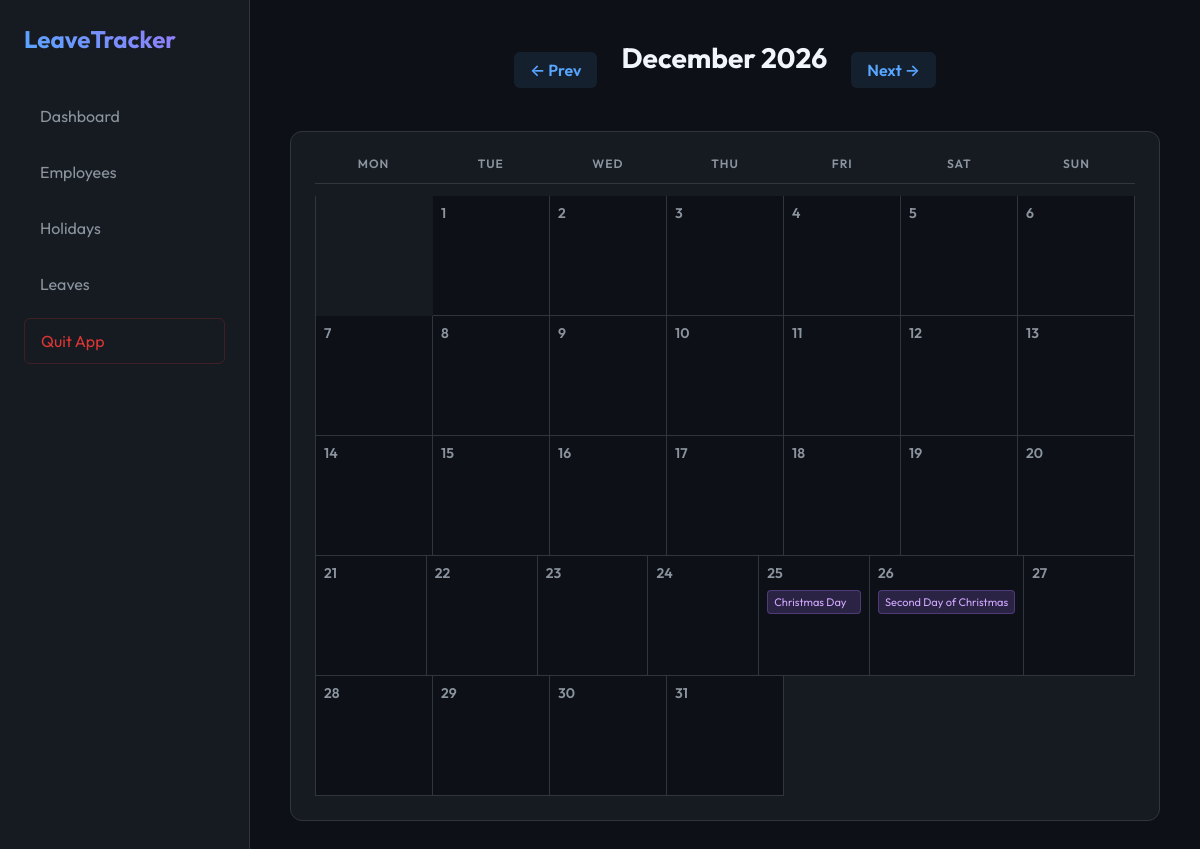
Screenshot of /?year=2026&month=12 with the database file from the repository.
### tables this page shows
CREATE TABLE holidays (
            date TEXT PRIMARY KEY,
            name TEXT NOT NULL
        );

### webapp.py (the view)
@app.route('/')
def dashboard():
    today = datetime.now()
    year = int(request.args.get('year', today.year))
    month = int(request.args.get('month', today.month))
    import calendar
    _, last_day = calendar.monthrange(year, month)
    start_date = f"{year}-{month:02d}-01"
    end_date = f"{year}-{month:02d}-{last_day:02d}"
    events = tracker.get_monthly_data(start_date, end_date)
    cal = calendar.monthcalendar(year, month)
    calendar_data = []
    for week in cal:
        week_data = []
        for day in week:
            if day == 0:
                week_data.append(None)
            else:
                date_str = f"{year}-{month:02d}-{day:02d}"
                day_events = events.get(date_str)
                week_data.append({
                    'day': day,
                    'date': date_str,
                    'events': day_events
                })
        calendar_data.append(week_data)
    next_month = month + 1
    next_year = year
    if next_month > 12:
        next_month = 1
        next_year += 1
    prev_month = month - 1
    prev_year = year
    if prev_month < 1:
        prev_month = 12
        prev_year -= 1
    month_name = calendar.month_name[month]
    return render_template('dashboard.html',
                           calendar_data=calendar_data,
                           month_name=month_name,
                           year=year,
                           prev_month=prev_month, prev_year=prev_year,
                           next_month=next_month, next_year=next_year)

### db.py (called while the page is built)
def get_connection():
    conn = sqlite3.connect(DB_FILE)
    return conn

### templates/dashboard.html (shortened to what this page needs)
{% extends "layout.html" %}
{% block content %}
<div class="dashboard-header">
    <div class="calendar-nav">
        <a href="{{ url_for('dashboard', year=prev_year, month=prev_month) }}" class="nav-btn">&larr; Prev</a>
        <h2>{{ month_name }} {{ year }}</h2>
        <a href="{{ url_for('dashboard', year=next_year, month=next_month) }}" class="nav-btn">Next &rarr;</a>
    </div>
</div>
<div class="calendar-container">
    <div class="weekdays">
        <div>Mon</div>
        <div>Tue</div>
        <div>Wed</div>
        <div>Thu</div>
        <div>Fri</div>
        <div>Sat</div>
        <div>Sun</div>
    </div>
    {% for week in calendar_data %}
    <div class="week">
        {% for day_data in week %}
        {% if day_data %}
        {% set has_holiday = day_data.events and day_data.events.holiday %}
        {% set has_leaves = day_data.events and day_data.events.absentees|length > 0 %}
        <div class="day {% if has_holiday %}holiday{% elif has_leaves %}leave{% endif %}">
            <span class="day-num">{{ day_data.day }}</span>
            {% if has_holiday %}
            <div class="event-marker holiday-marker">{{ day_data.events.holiday }}</div>
            {% endif %}
        </div>
        {% else %}
        <div class="day empty"></div>
        {% endif %}
        {% endfor %}
    </div>
    {% endfor %}
</div>
{% endblock %}

### static/style.css (style rules this page uses)
:root { --bg-color: #0d1117; --card-bg: #161b22; --text-primary: #f0f6fc; --text-secondary: #8b949e; --accent: #58a6ff; --accent-hover: #1f6feb; --border: #30363d; --success: #238636; --danger: #da3633; --glass: rgba(22, 27, 34, 0.7); }
* { box-sizing: border-box; margin: 0; padding: 0; }
body { font-family: 'Outfit', -apple-system, BlinkMacSystemFont, "Segoe UI", Roboto, Helvetica, Arial, sans-serif; background-color: var(--bg-color); color: var(--text-primary); display: flex; min-height: 100vh; }
h2 { font-size: 28px; margin-bottom: 24px; }
.dashboard-header { display: flex; justify-content: center; align-items: center; margin-bottom: 32px; }
.calendar-nav { display: flex; align-items: center; gap: 24px; }
.nav-btn { text-decoration: none; color: var(--accent); background-color: rgba(88, 166, 255, 0.1); padding: 8px 16px; border-radius: 6px; font-weight: 600; transition: all 0.2s; }
.calendar-container { background-color: var(--card-bg); border: 1px solid var(--border); border-radius: 12px; padding: 24px; overflow: hidden; }
.weekdays { display: grid; grid-template-columns: repeat(7, 1fr); margin-bottom: 12px; border-bottom: 1px solid var(--border); padding-bottom: 12px; }
.weekdays div { text-align: center; font-weight: 600; color: var(--text-secondary); text-transform: uppercase; font-size: 12px; letter-spacing: 1px; }
.week { display: grid; grid-template-columns: repeat(7, 1fr); min-height: 120px; border-left: 1px solid var(--border); }
.day { border-right: 1px solid var(--border); border-bottom: 1px solid var(--border); padding: 8px; position: relative; background-color: var(--bg-color); transition: background-color 0.2s; }
.day.empty { background-color: transparent; border: none; }
.day-num { font-size: 14px; font-weight: 600; color: var(--text-secondary); margin-bottom: 8px; display: block; }
.event-marker { font-size: 11px; padding: 4px 6px; border-radius: 4px; margin-bottom: 4px; white-space: nowrap; overflow: hidden; text-overflow: ellipsis; cursor: help; }
.holiday-marker { background-color: rgba(163, 113, 247, 0.2); color: #d2a8ff; border: 1px solid rgba(163, 113, 247, 0.3); }

### rows the page displays
holidays: events.holiday "Christmas Day"
holidays: events.holiday "Second Day of Christmas"

### other values shown
{{ month_name }} "December"
{{ year }} "2026"
{{ day_data.day }} "1" "2" "3" "4" "5" "6" "7" "8" "9" "10" "11" "12" "13" "14" "15" "16" "17" "18" "19" "20" "21" "22" "23" "24" "25" "26" "27" "28" "29" "30" "31"
